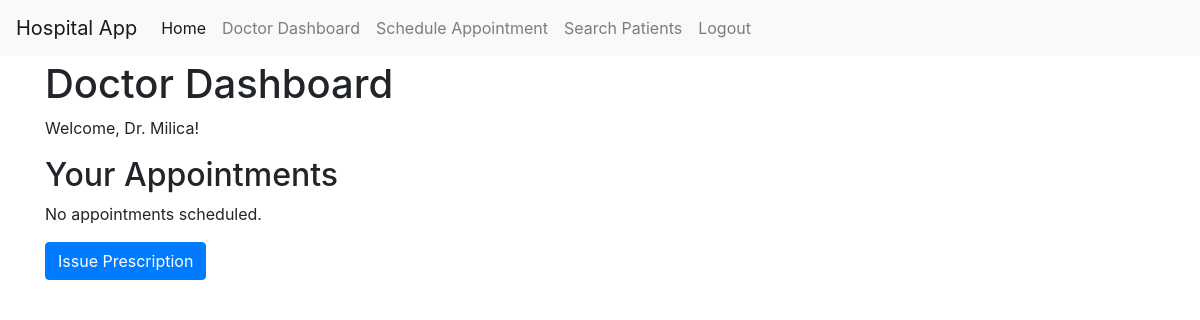
The app's page /doctor/dashboard (signed in), older data.
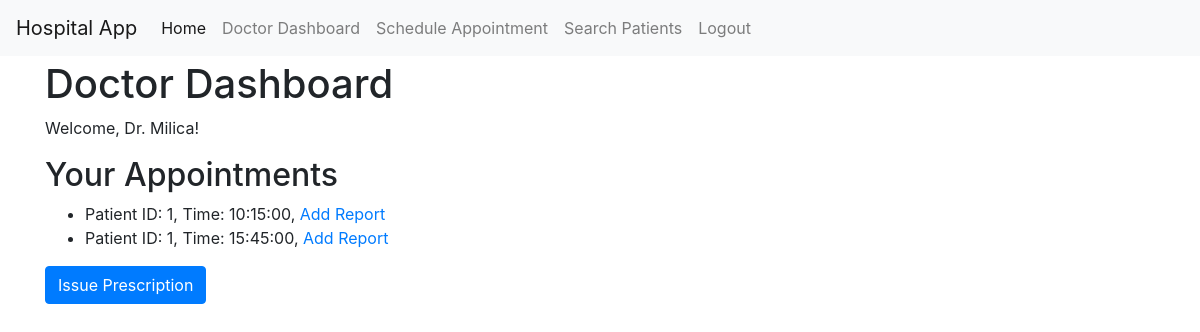
The same page, newer data.
### models.py (models this page shows, shortened)
class Appointment(db.Model):
    __tablename__ = 'appointment'
    id = db.Column(db.Integer, primary_key=True)
    appointment_date = db.Column(db.Date, nullable=False)
    appointment_time = db.Column(db.Time, nullable=False)
    patient_id = db.Column(db.Integer, db.ForeignKey('user.id'), nullable=False)
    doctor_id = db.Column(db.Integer, db.ForeignKey('user.id'), nullable=False)
    medical_record_id = db.Column(db.Integer, db.ForeignKey('medical_record.id'))

### app.py (the view)
@app.route('/doctor/dashboard')
@login_required
def doctor_dashboard():
    if current_user.role != 'doctor':
        return "You are not authorized to access this page."
    appointments = Appointment.query.filter_by(doctor_id=current_user.id).all() # Get all appointments for the current doctor
    return render_template('doctor/dashboard.html', appointments=appointments)

### app.py (called while the page is built)
@login_manager.user_loader
def load_user(user_id):
    return db.session.get(User, int(user_id))

### templates/doctor/dashboard.html (shortened to what this page needs)
<!DOCTYPE html>
<html lang="en">
	<head>
	</head>
	<body>
		{% extends 'base.html' %} {% block content %}
		<h1>Doctor Dashboard</h1>
		<p>Welcome, Dr. {{ current_user.name }}!</p>
		<h2>Your Appointments</h2>
		{% if appointments %}
		<ul>
			{% for appointment in appointments %}
			<li>
				Patient ID: {{ appointment.patient_id }}, Time: {{
				appointment.appointment_time }},
				<a
					href="{{ url_for('add_report', appointment_id=appointment.id) }}"
					>Add Report</a
				>
			</li>
			{% endfor %}
		</ul>
		{% else %}
		<p>No appointments scheduled.</p>
		{% endif %}
		<a href="{{ url_for('issue_prescription') }}" class="btn btn-primary"
			>Issue Prescription</a
		>
		{% endblock %}

Row changes from the older to the newer data that the page shows:
added Appointment: patient_id "1", appointment_time "10:15:00"
added Appointment: patient_id "1", appointment_time "15:45:00"
Text that changed along with them:
text no longer shown: "No appointments scheduled."
